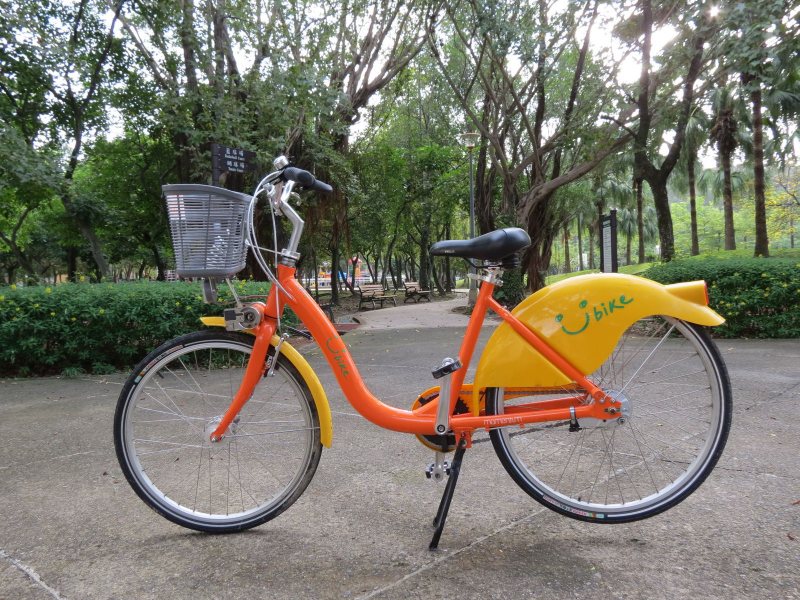
#> input picture input_images/bike.jpg, 1600 x 1200 px (shown at 1/2 size); its folder holds 4 pictures in this run
$ jupyter execute --allow-errors validate_alexnet_on_imagenet.ipynb   (shell and % lines are left out)
#> lines starting #> are read from the running program, lines starting #| are printed output that depends on the picture
# Introduction
In this notebook we will test the implementation of the AlexNet class provided in the `alexnet.py` file.

To run this notebook you have to download the `bvlc_alexnet.npy` file from [here](http://www.cs.toronto.edu/~guerzhoy/tf_alexnet/), which stores the pretrained weigts of AlexNet.

[cell 1]
#some basic imports and setups
import os
import cv2
import numpy as np
import tensorflow as tf
import matplotlib.pyplot as plt


#mean of imagenet dataset in BGR
imagenet_mean = np.array([104., 117., 124.], dtype=np.float32)

current_dir = os.getcwd()
image_dir = os.path.join(current_dir, 'input_images')

[cell 2]
#get list of all images
img_files = [os.path.join(image_dir, f) for f in os.listdir(image_dir) if f.endswith('.jpeg') | f.endswith('.jpg')]

#load all images
imgs = []
for f in img_files:
    imgs.append(cv2.imread(f))

#plot images
fig = plt.figure(figsize=(15,6))
for i, img in enumerate(imgs):
    fig.add_subplot(1,4,i+1)
    plt.imshow(cv2.cvtColor(img, cv2.COLOR_BGR2RGB))
    plt.axis('off')
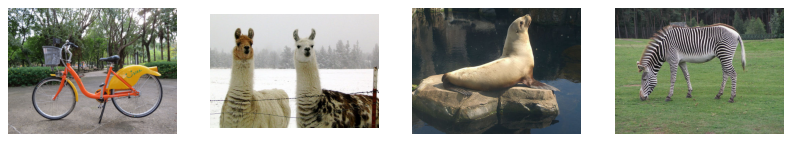
#> figure drawn by matplotlib, 4 panels
